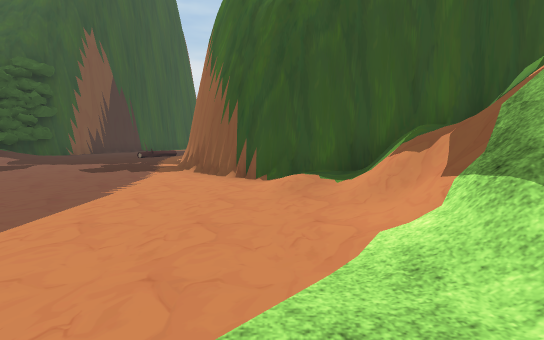
View 1 (above)

21 first-person views from a walk through a scene from a Unity 3-D project. The camera is 1.4 m above the floor, tilts 6° down and sees 85° across. The floor is counted in squares, 2 m on a side. Each view is taken from the middle of a square. On the plan, view 1 faces up. The plan holds only what a view shows up to about 10 squares ahead; the rest is blank. The place goes on beyond the plan. The player character is not drawn. Some surface patterns are stand-ins.

View 2
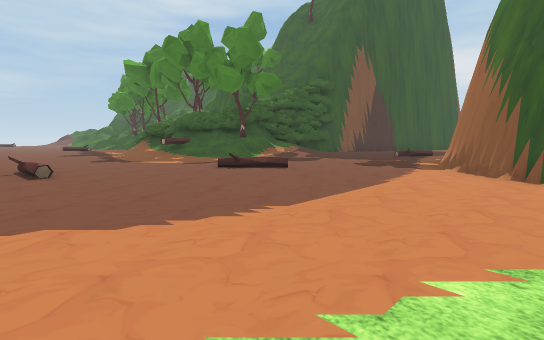

View 3
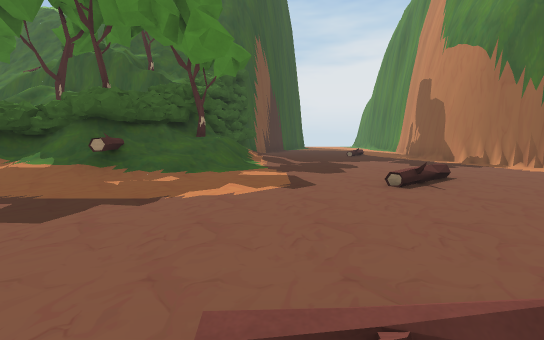

View 4
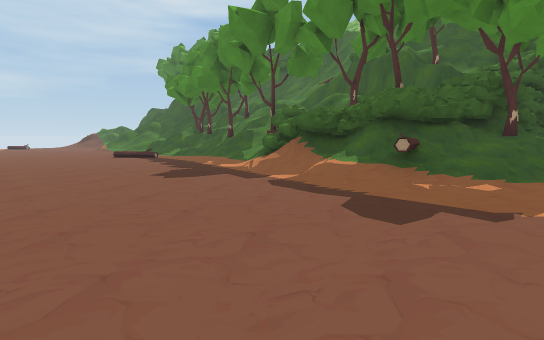

View 5
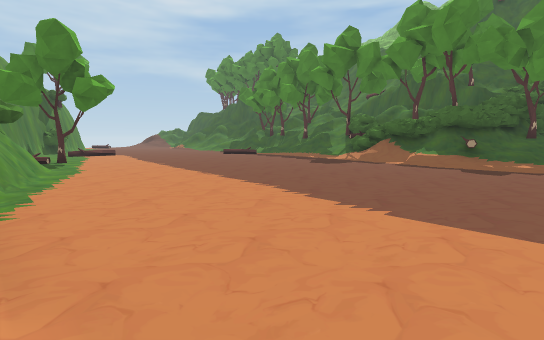

View 6
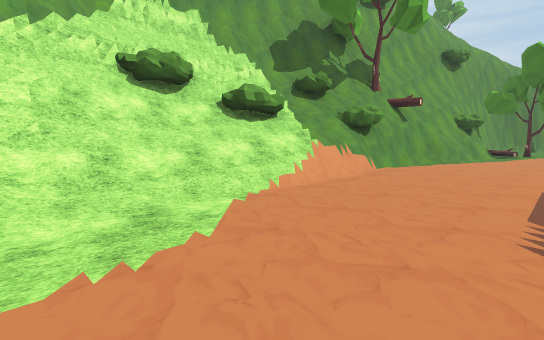

View 7
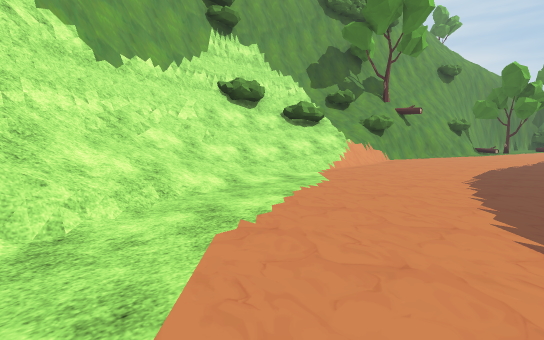

View 8
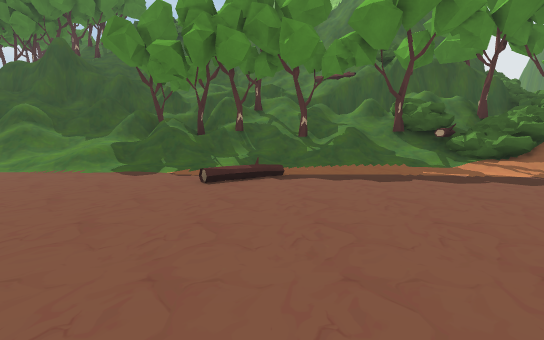

View 9
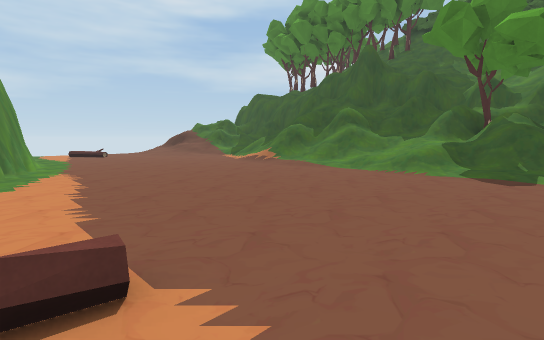

View 10
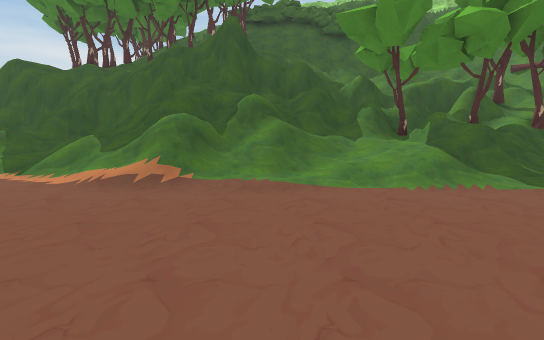

View 11
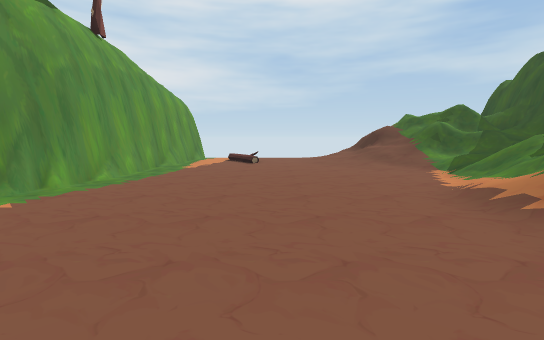

View 12
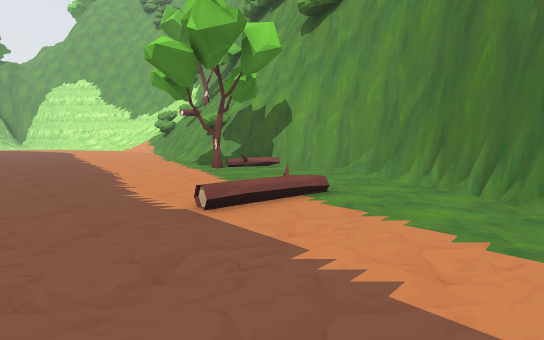

View 13
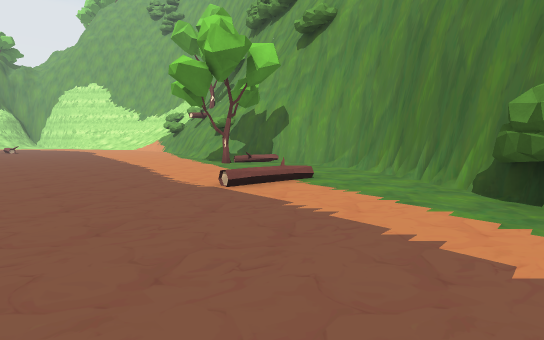

View 14
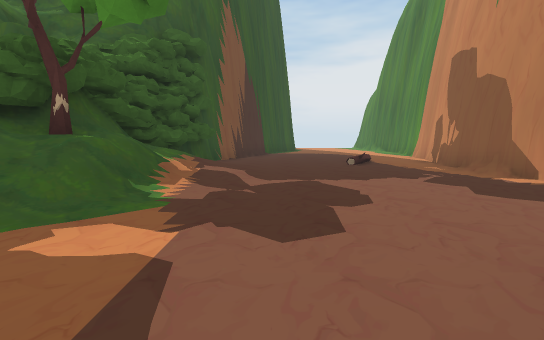

View 15
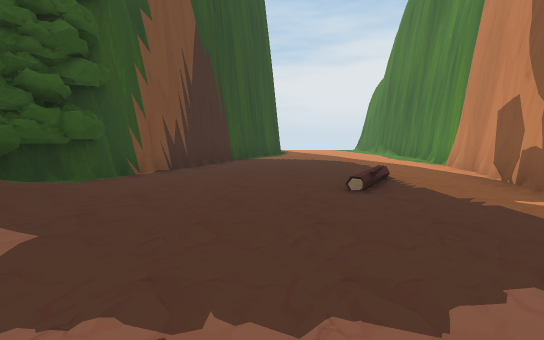

View 16
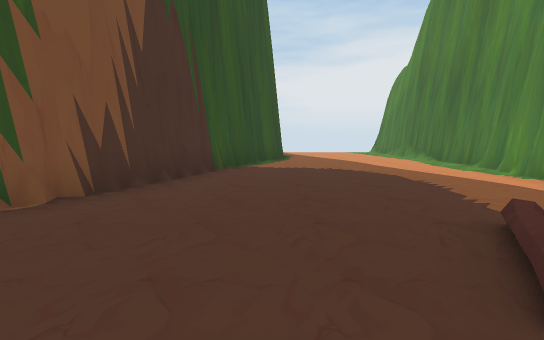

View 17
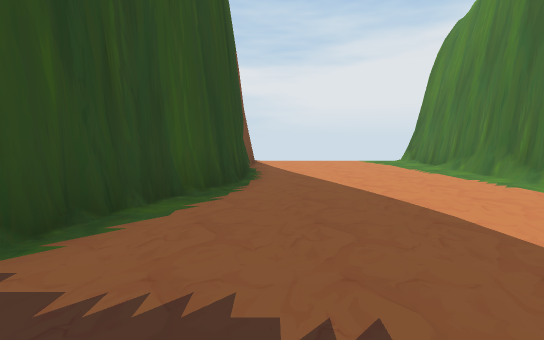

View 18
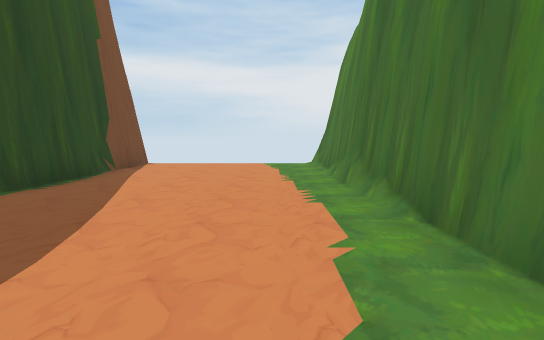

View 19
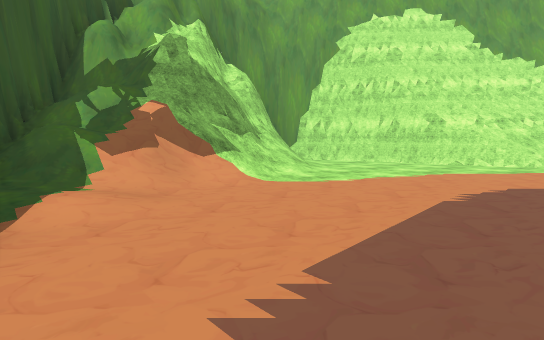

View 20
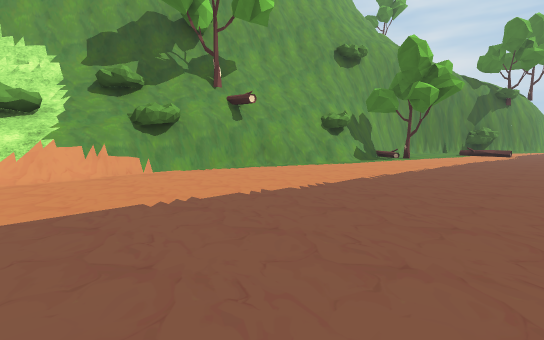

View 21
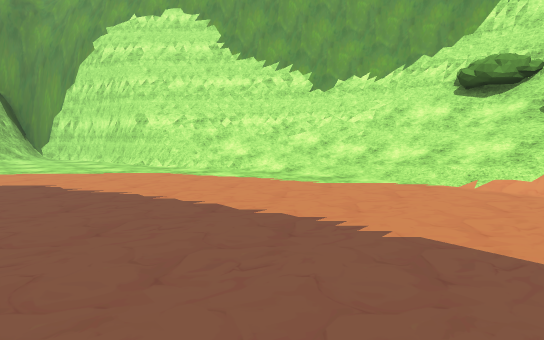

### Floor plan
Key: @ floor where view 1 was taken; # wall or solid block; x gap in a wall; . main floor; : floor 0.25 m higher than the main floor; + floor 2.5 m higher than the main floor; * floor 3 m higher than the main floor; % floor 4.5 m higher than the main floor; / step, stairs or slope; = window, fence, low wall or low ledge; ^ raised ledge; v drop or lower ground; T tree; B bush; O other object.
Columns run from 36 left of view 1 to 4 right of it. Each row starts with its distance up from view 1.
 26                               #
 25                               #.....#
 24                               #.....#
 23                               #.....#
 22                               #.....#
 21                               #.....#
 20                              ##.....#
 19                              #......#
 18                             ##......#
 17                             #.......#
 16                             #......##
 15                            ##......#
 14                            #.......#
 13                           ##.......#
 12                           #B....:.##
 11                           BB/...T.#
 10 ####    ########^^#       B//.....#
  9 =#/######=#==##/T    ####OO//.....#
  8  =/// ###*==T#==///= %xvOOB//.....#
  7  =//////=/////TT/T//B+Tv OT//.....##
  6 ////////////////////BO  TO//.......##
  5 ////..///////////////BBBBB//........###
  4 ///....///.////.T....////T..........//#
  3 ..............................T....../#
  2 .T.................................../##
  1  ..................................../##
  0 ............................T.......@//##
 -1 ######................................/##
 -2      ###............................../=#
 -3          B...T.........................##
 -4          ##.....T...................####
 -5           ##....T.##............./=##
 -6            ############///////////##
 -7                      ###B///////=##
 -8                       ##B/BB///###
 -9                        #########
-10                           ####

Where each view was taken, in squares from view 1:
view 1: 0 up, 0 right, facing up
view 2: 1 down, 0 right, facing up-left
view 3: 1 down, 8 left, facing up
view 4: 1 down, 9 left, facing up-left
view 5: 6 down, 9 left, facing up-left
view 6: 3 down, 5 left, facing down-left
view 7: 2 down, 2 left, facing down-left
view 8: 2 down, 20 left, facing up
view 9: 2 down, 22 left, facing up-left
view 10: 0 up, 27 left, facing up
view 11: 2 up, 26 left, facing left
view 12: 0 up, 26 left, facing down-right
view 13: 1 up, 27 left, facing down-right
view 14: 3 up, 7 left, facing up
view 15: 7 up, 6 left, facing up
view 16: 10 up, 6 left, facing up
view 17: 16 up, 5 left, facing up
view 18: 17 up, 2 left, facing up
view 19: 5 up, 3 left, facing down-right
view 20: 0 up, 9 left, facing down-left
view 21: 1 down, 9 left, facing down-right
